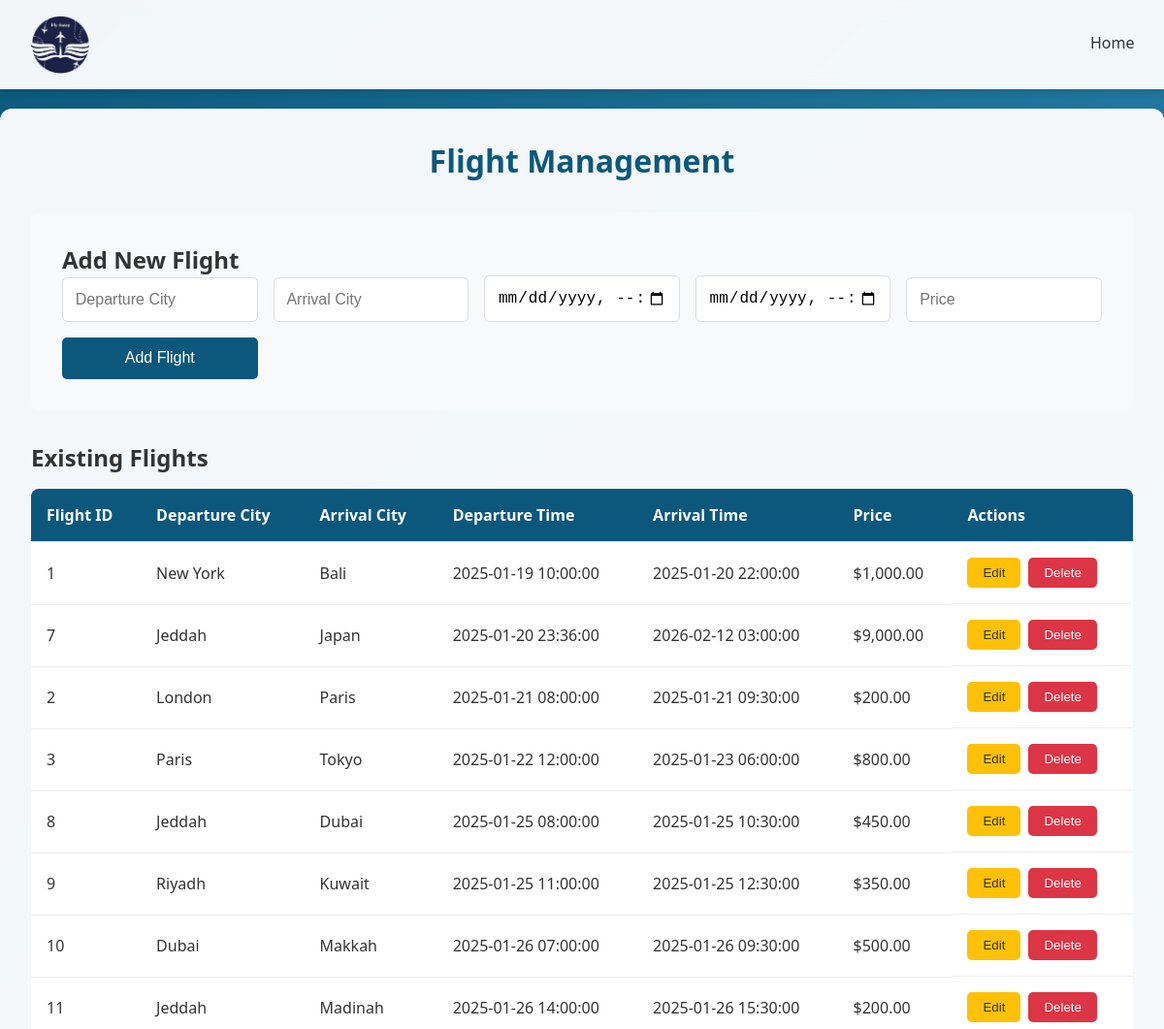
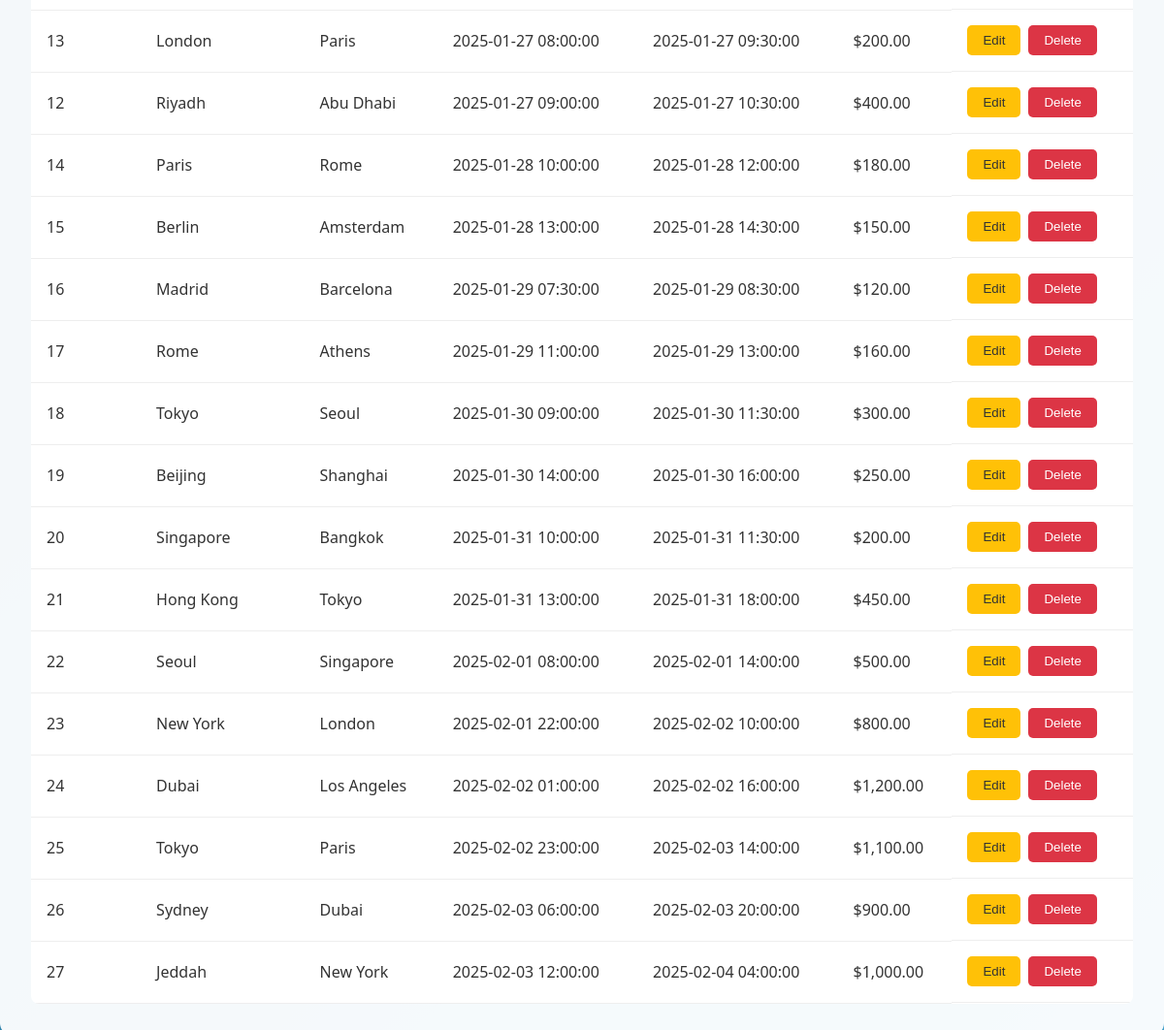
The app's page /adminBook.php (signed in) with its own data (2 pictures, top to bottom).
### tables this page shows
CREATE TABLE `flights` (
  `flight_id` int(11) NOT NULL,
  `departure_city` varchar(100) NOT NULL,
  `arrival_city` varchar(100) NOT NULL,
  `departure_time` datetime NOT NULL,
  `arrival_time` datetime NOT NULL,
  `price` decimal(10,2) NOT NULL
);

### adminBook.php (the view, shortened to what this page needs)
<?php
$db_config = [
    'host' => 'localhost',
    'user' => 'root',
    'pass' => '',
    'name' => 'fly_away'
];
try {
    $conn = new mysqli($db_config['host'], $db_config['user'], $db_config['pass'], $db_config['name']);
    $conn->set_charset("utf8mb4");
} catch (Exception $e) {
    die("Database connection error. Please try again later.");
}
$flights_sql = "SELECT * FROM flights ORDER BY departure_time ASC";
$flights_result = $conn->query($flights_sql);
?>
<!DOCTYPE html>
<html lang="en">
<head>
</head>
<body>
<nav class="navbar">
    <div class="navbar-container">
        <div class="logo">
            <img src="imges/img.png" alt="Fly Away Logo" style="width: 60px; height: 60px;">
        </div>
        <div style="display: flex; align-items: center; position:absolute; left:1100px; top:20px;">
            <div class="nav-links" style="margin-right: 20px;">
                <a href="homepage.php">Home</a>
            </div>
        </div>
    </div>
</nav>
    <div class="booking-container">
        <h1>Flight Management</h1>
        <div class="admin-controls">
            <h2>Add New Flight</h2>
            <form method="POST" class="flight-form">
                <input type="text" name="departure_city" placeholder="Departure City" required>
                <input type="text" name="arrival_city" placeholder="Arrival City" required>
                <input type="datetime-local" name="departure_time" required>
                <input type="datetime-local" name="arrival_time" required>
                <input type="number" name="price" step="0.01" placeholder="Price" required>
                <button type="submit" name="add_flight" class="book-button">Add Flight</button>
            </form>
        </div>
        <h2>Existing Flights</h2>
        <table class="flight-table">
            <thead>
                <tr>
                    <th>Flight ID</th>
                    <th>Departure City</th>
                    <th>Arrival City</th>
                    <th>Departure Time</th>
                    <th>Arrival Time</th>
                    <th>Price</th>
                    <th>Actions</th>
                </tr>
            </thead>
            <tbody>
                <?php while ($flight = $flights_result->fetch_assoc()): ?>
                    <tr>
                        <td><?php echo htmlspecialchars($flight['flight_id']); ?></td>
                        <td><?php echo htmlspecialchars($flight['departure_city']); ?></td>
                        <td><?php echo htmlspecialchars($flight['arrival_city']); ?></td>
                        <td><?php echo htmlspecialchars($flight['departure_time']); ?></td>
                        <td><?php echo htmlspecialchars($flight['arrival_time']); ?></td>
                        <td>$<?php echo htmlspecialchars(number_format($flight['price'], 2)); ?></td>
                        <td class="action-buttons">
                            <button onclick="editFlight(<?php echo htmlspecialchars(json_encode($flight)); ?>)"
                                    class="edit-btn">Edit</button>
                            <form method="POST" style="display: inline;">
                                <button type="submit" name="delete_flight"
                                        class="delete-btn"
                                        onclick="return confirm('Are you sure you want to delete this flight?')">
                                    Delete
                                </button>
                            </form>
                        </td>
                    </tr>
                <?php endwhile; ?>
            </tbody>
        </table>
    </div>
</body>
</html>

### adminBook.php (style rules this page uses)
:root { --primary-color: #0b587c; --secondary-color: #48a7d4; --danger-color: #dc3545; --success-color: #28a745; --warning-color: #ffc107; --text-light: #ffffff; --text-dark: #333333; --shadow-sm: 0 2px 4px rgba(0, 0, 0, 0.1); --shadow-md: 0 4px 6px rgba(0, 0, 0, 0.1); --shadow-lg: 0 8px 16px rgba(0, 0, 0, 0.1); }
* { margin: 0; padding: 0; box-sizing: border-box; }
body { font-family: 'Segoe UI', system-ui, -apple-system, sans-serif; background: linear-gradient(135deg, var(--primary-color), var(--secondary-color)); min-height: 100vh; padding-top: 80px; color: var(--text-dark); }
.navbar { background-color: rgba(255, 255, 255, 0.95); padding: 1rem 2rem; position: fixed; top: 0; left: 0; right: 0; z-index: 1000; box-shadow: var(--shadow-md); backdrop-filter: blur(10px); }
.navbar-container { max-width: 1200px; margin: 0 auto; display: flex; justify-content: space-between; align-items: center; }
.nav-links { display: flex; gap: 1rem; align-items: center; }
.nav-links a { text-decoration: none; color: var(--text-dark); padding: 0.8rem 1.5rem; border-radius: 25px; transition: all 0.3s ease; font-weight: 500; }
.booking-container { max-width: 1200px; margin: 2rem auto; padding: 2rem; background-color: rgba(255, 255, 255, 0.95); border-radius: 12px; box-shadow: var(--shadow-lg); }
.booking-container h1 { color: var(--primary-color); margin-bottom: 2rem; text-align: center; }
.admin-controls { background-color: #f8f9fa; padding: 2rem; border-radius: 8px; margin-bottom: 2rem; }
.flight-form { display: grid; grid-template-columns: repeat(auto-fit, minmax(200px, 1fr)); gap: 1rem; align-items: end; }
.flight-form input { padding: 0.8rem; border: 1px solid #ddd; border-radius: 5px; font-size: 1rem; }
.flight-form button { background-color: var(--primary-color); color: white; border: none; padding: 0.8rem; border-radius: 5px; cursor: pointer; font-size: 1rem; transition: all 0.3s ease; }
.flight-table { width: 100%; border-collapse: collapse; margin-top: 1rem; background-color: white; border-radius: 8px; overflow: hidden; }
.flight-table th, .flight-table td { padding: 1rem; text-align: left; border-bottom: 1px solid #eee; }
.flight-table th { background-color: var(--primary-color); color: white; }
.action-buttons { display: flex; gap: 0.5rem; }
.edit-btn, .delete-btn { padding: 0.5rem 1rem; border: none; border-radius: 5px; cursor: pointer; font-weight: 500; transition: all 0.3s ease; }
.edit-btn { background-color: var(--warning-color); color: var(--text-dark); }
.delete-btn { background-color: var(--danger-color); color: white; }
.logo { width: 60px; height: 60px; display: flex; align-items: center; justify-content: center; }
.logo img { width: 100%; height: 100%; object-fit: contain; }

### records on screen
flights: flight_id "1", departure_city "New York", arrival_city "Bali", departure_time "2025-01-19 10:00:00", arrival_time "2025-01-20 22:00:00", price "1,000.00"
flights: flight_id "7", departure_city "Jeddah", arrival_city "Japan", departure_time "2025-01-20 23:36:00", arrival_time "2026-02-12 03:00:00", price "9,000.00"
flights: flight_id "2", departure_city "London", arrival_city "Paris", departure_time "2025-01-21 08:00:00", arrival_time "2025-01-21 09:30:00", price "200.00"
flights: flight_id "3", departure_city "Paris", arrival_city "Tokyo", departure_time "2025-01-22 12:00:00", arrival_time "2025-01-23 06:00:00", price "800.00"
flights: flight_id "8", departure_city "Jeddah", arrival_city "Dubai", departure_time "2025-01-25 08:00:00", arrival_time "2025-01-25 10:30:00", price "450.00"
flights: flight_id "9", departure_city "Riyadh", arrival_city "Kuwait", departure_time "2025-01-25 11:00:00", arrival_time "2025-01-25 12:30:00", price "350.00"
flights: flight_id "10", departure_city "Dubai", arrival_city "Makkah", departure_time "2025-01-26 07:00:00", arrival_time "2025-01-26 09:30:00", price "500.00"
flights: flight_id "11", departure_city "Jeddah", arrival_city "Madinah", departure_time "2025-01-26 14:00:00", arrival_time "2025-01-26 15:30:00", price "200.00"
flights: flight_id "13", departure_city "London", arrival_city "Paris", departure_time "2025-01-27 08:00:00", arrival_time "2025-01-27 09:30:00", price "200.00"
flights: flight_id "12", departure_city "Riyadh", arrival_city "Abu Dhabi", departure_time "2025-01-27 09:00:00", arrival_time "2025-01-27 10:30:00", price "400.00"
flights: flight_id "14", departure_city "Paris", arrival_city "Rome", departure_time "2025-01-28 10:00:00", arrival_time "2025-01-28 12:00:00", price "180.00"
flights: flight_id "15", departure_city "Berlin", arrival_city "Amsterdam", departure_time "2025-01-28 13:00:00", arrival_time "2025-01-28 14:30:00", price "150.00"
flights: flight_id "16", departure_city "Madrid", arrival_city "Barcelona", departure_time "2025-01-29 07:30:00", arrival_time "2025-01-29 08:30:00", price "120.00"
flights: flight_id "17", departure_city "Rome", arrival_city "Athens", departure_time "2025-01-29 11:00:00", arrival_time "2025-01-29 13:00:00", price "160.00"
flights: flight_id "18", departure_city "Tokyo", arrival_city "Seoul", departure_time "2025-01-30 09:00:00", arrival_time "2025-01-30 11:30:00", price "300.00"
flights: flight_id "19", departure_city "Beijing", arrival_city "Shanghai", departure_time "2025-01-30 14:00:00", arrival_time "2025-01-30 16:00:00", price "250.00"
flights: flight_id "20", departure_city "Singapore", arrival_city "Bangkok", departure_time "2025-01-31 10:00:00", arrival_time "2025-01-31 11:30:00", price "200.00"
flights: flight_id "21", departure_city "Hong Kong", arrival_city "Tokyo", departure_time "2025-01-31 13:00:00", arrival_time "2025-01-31 18:00:00", price "450.00"
flights: flight_id "22", departure_city "Seoul", arrival_city "Singapore", departure_time "2025-02-01 08:00:00", arrival_time "2025-02-01 14:00:00", price "500.00"
flights: flight_id "23", departure_city "New York", arrival_city "London", departure_time "2025-02-01 22:00:00", arrival_time "2025-02-02 10:00:00", price "800.00"
flights: flight_id "24", departure_city "Dubai", arrival_city "Los Angeles", departure_time "2025-02-02 01:00:00", arrival_time "2025-02-02 16:00:00", price "1,200.00"
flights: flight_id "25", departure_city "Tokyo", arrival_city "Paris", departure_time "2025-02-02 23:00:00", arrival_time "2025-02-03 14:00:00", price "1,100.00"
flights: flight_id "26", departure_city "Sydney", arrival_city "Dubai", departure_time "2025-02-03 06:00:00", arrival_time "2025-02-03 20:00:00", price "900.00"
flights: flight_id "27", departure_city "Jeddah", arrival_city "New York", departure_time "2025-02-03 12:00:00", arrival_time "2025-02-04 04:00:00", price "1,000.00"
